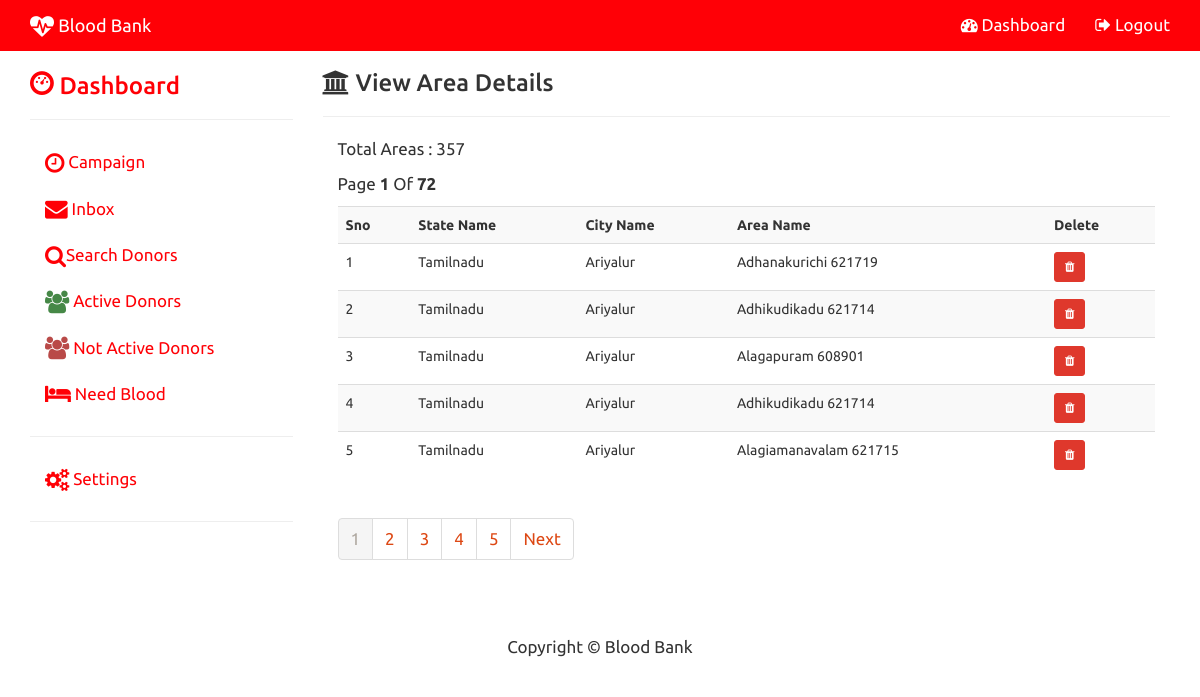
/admin_view_area.php (signed in), run on the app's committed database.
### tables this page shows
CREATE TABLE `area` (
  `AREA_ID` int(11) NOT NULL,
  `CITY_ID` int(11) NOT NULL,
  `STATE_ID` int(11) NOT NULL,
  `AREA_NAME` varchar(150) NOT NULL
);

CREATE TABLE `state` (
  `STATE_ID` int(11) NOT NULL,
  `STATE_NAME` varchar(150) NOT NULL,
  `COUNTRY_ID` int(11) NOT NULL
);

CREATE TABLE `city` (
  `CITY_ID` int(11) NOT NULL,
  `STATE_ID` int(11) NOT NULL,
  `CITY_NAME` varchar(150) NOT NULL
);

### admin_view_area.php (the view, shortened to what this page needs)
<?php
include("config.php");
 $sql="SELECT * FROM area";
$result=$con->query($sql);
$rows=$result->num_rows;
$page_rows=5;
$last=ceil($rows/$page_rows);
$pagenum=1;
$limit='LIMIT '.($pagenum-1)*$page_rows.','.$page_rows;
$sql="Select state.STATE_NAME, city.CITY_NAME, area.AREA_NAME, area.AREA_ID
From area Inner Join
  city On area.CITY_ID = city.CITY_ID Inner Join
  state On area.STATE_ID = state.STATE_ID $limit ";
 $textline1="Total Areas : $rows";
 $textline2="Page  <b>$pagenum</b> Of <b>$last</b>";
 $paginationctrls='<ul class="pagination">';
 if($last!=1)
 {
	 $paginationctrls.='<li class="active" 	><a href="#"  >'.$pagenum.'</a></li> ';
	 for($i=$pagenum+1;$i<=$last;$i++)
	 {
		 $paginationctrls.='<li><a href="'.$_SERVER['PHP_SELF'].'?pn='.$i.'">'.$i.'</a> </li>';
		 if($i>=$pagenum+4)
		 {
			 break;
		 }
	 }
	 if($pagenum!=$last)
	 {
		 $next=$pagenum+1;
		 $paginationctrls.='<li><a href="'.$_SERVER['PHP_SELF'].'?pn='.$next.'">Next</a></li></ul>';
	 }
 }
 $list='';
 $result=$con->query($sql);
						if($result->num_rows>0)
						{
								$list.= "<table class='table table-striped' >";
									$list.= "<tr>
											<th>Sno</th>
											<th>State Name</th>
											<th>City Name</th>
											<th>Area Name</th>
											<th>Delete</th>
										</tr>";
										$i=0;
										while($row=$result->fetch_assoc())
										{
											$i++;
											$list.="<tr>";
												$list.= "<td>$i</td>";
												$list.= "<td>".$row["STATE_NAME"]."</td>";
												$list.= "<td>".$row["CITY_NAME"]."</td>";
												$list.= "<td>".$row["AREA_NAME"]."</td>";
												$list.= "<td><a href='admin_del_area.php?id=".$row["AREA_ID"]."' class='btn btn-danger btn-sm'><i class='fa fa-trash'></i></a></td>";
											$list.="</tr>";
										}
								$list.= "</table>";
						}
?>
<!DOCTYPE html>
<html lang="en">
	<head>
			<?php include("admin_head.php");?>
	</head>
	<body>
<?php include("admin_topnav.php"); ?>
<div class="container">
	<div class="row">
		<div class="col-sm-3">
			<?php include("admin_side_nav.php");?>
		</div>
		<div class="col-sm-9" >
			<h3><i class="fa fa-bank"></i> View Area Details </h3><hr>
				<div class="col-md-12">
				<p><?php echo $textline1; ?></p>
				<p><?php echo $textline2; ?></p>
				<?php echo $list; ?>
				<?php echo $paginationctrls; ?>
				</div>
			</div>
		</div>
	</div>
	 <?php include("admin_footer.php"); ?>
	</body>
</html>

### css/modern-business.css (style rules this page uses)
html, body { height: 100%; }
body { padding-top: 50px; }
p,li { font-size:17px; }

### data on the page
area: STATE_ID.STATE_NAME "Tamilnadu", CITY_ID.CITY_NAME "Ariyalur", AREA_NAME "Adhanakurichi 621719"
area: STATE_ID.STATE_NAME "Tamilnadu", CITY_ID.CITY_NAME "Ariyalur", AREA_NAME "Adhikudikadu 621714"
area: STATE_ID.STATE_NAME "Tamilnadu", CITY_ID.CITY_NAME "Ariyalur", AREA_NAME "Alagapuram 608901"
area: STATE_ID.STATE_NAME "Tamilnadu", CITY_ID.CITY_NAME "Ariyalur", AREA_NAME "Adhikudikadu 621714"
area: STATE_ID.STATE_NAME "Tamilnadu", CITY_ID.CITY_NAME "Ariyalur", AREA_NAME "Alagiamanavalam 621715"

### other printed values
$textline1 "Total Areas : 357"
$pagenum "1"
$last "72"
